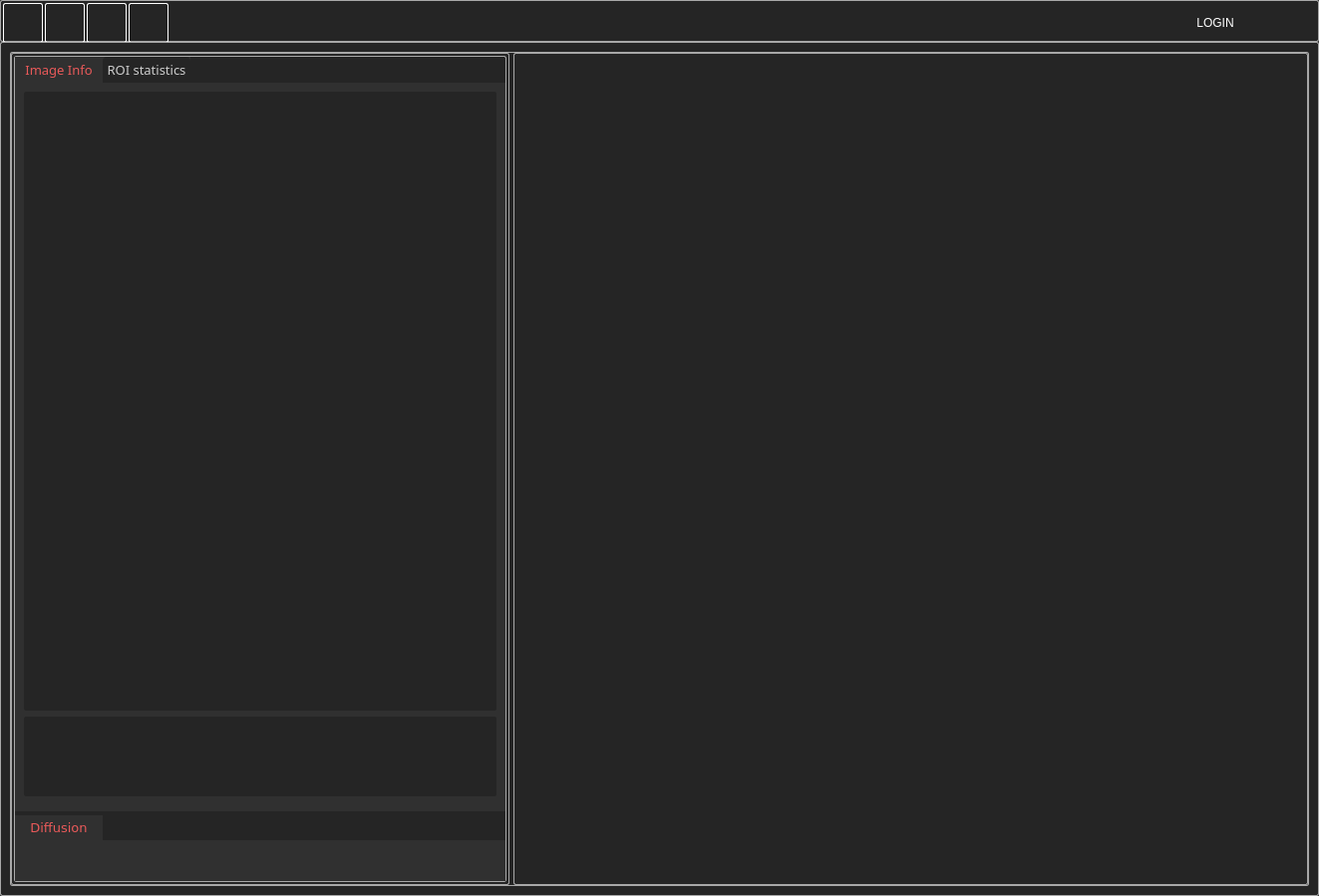
<?xml version="1.0" encoding="UTF-8"?>
<ui version="4.0">
 <class>MainWindow</class>
 <widget class="QMainWindow" name="MainWindow">
  <property name="geometry">
   <rect>
    <x>0</x>
    <y>0</y>
    <width>1323</width>
    <height>899</height>
   </rect>
  </property>
  <property name="windowTitle">
   <string>MainWindow</string>
  </property>
  <property name="autoFillBackground">
   <bool>false</bool>
  </property>
  <property name="styleSheet">
   <string notr="true">
     /*
     POLARIS UI
     */

     QToolTip
     {
     border: 1px transparent rgb(168,168,168);
     background-color: rgb(204, 204, 204);;
     color: rgb(37,37,37);
     padding: 1px;
     opacity: 200;
     }

     QWidget
     {
     color: rgb(204,204,204);
     background-color: rgb(48, 48, 48);
     border: transparent;
     selection-background-color:rgb(27,35,41);
     selection-color: #eff0f1;
     background-clip: border;
     }

     QWidget:item:hover
     {
     background-color: rgb(48, 48, 48);
     color: #eff0f1;
     }

     QWidget:item:selected
     {
     background-color: rgb(48, 48, 48);
     }

     QWidget:disabled
     {
     color: #55555;
     background-color: rgb(48, 48, 48);
     }

/*
     QWidget:focus, QMenuBar:focus
     {
     border: 1px tranparent rgb(233,89,89);
     }

     QCheckBox:focus, QRadioButton:focus, QSlider:focus
     {
     border: none;
     }
*/

     QGroupBox {
     border:1px solid rgb(168,168,168);
     border-radius: 2px;
     margin-top: 20px;
     }

     QGroupBox::title {
     subcontrol-origin: margin;
     subcontrol-position: top center;
     padding-left: 10px;
     padding-right: 10px;
     padding-top: 10px;
     }

     QAbstractScrollArea
     {
     border-radius: 2px;
     border: 1px transparent rgb(168,168,168);
     background-color: transparent;
     }

     QScrollBar:horizontal
     {
     height: 15px;
     margin: 3px 15px 3px 15px;
     border: 1px transparent #2A2929;
     border-radius: 4px;
     background-color: #2A2929;
     }

     QScrollBar::handle:horizontal
     {
     background-color: #605F5F;
     min-width: 5px;
     border-radius: 4px;
     }

     QScrollBar::add-line:horizontal
     {
     margin: 0px 3px 0px 3px;
     border-image: url(:/qss_icons/rc/right_arrow_disabled.png);
     width: 10px;
     height: 10px;
     subcontrol-position: right;
     subcontrol-origin: margin;
     }

     QScrollBar::sub-line:horizontal
     {
     margin: 0px 3px 0px 3px;
     border-image: url(:/qss_icons/rc/left_arrow_disabled.png);
     height: 10px;
     width: 10px;
     subcontrol-position: left;
     subcontrol-origin: margin;
     }

     QScrollBar::add-line:horizontal:hover,QScrollBar::add-line:horizontal:on
     {
     border-image: url(:/qss_icons/rc/right_arrow.png);
     height: 10px;
     width: 10px;
     subcontrol-position: right;
     subcontrol-origin: margin;
     }


     QScrollBar::sub-line:horizontal:hover, QScrollBar::sub-line:horizontal:on
     {
     border-image: url(:/qss_icons/rc/left_arrow.png);
     height: 10px;
     width: 10px;
     subcontrol-position: left;
     subcontrol-origin: margin;
     }

     QScrollBar::up-arrow:horizontal, QScrollBar::down-arrow:horizontal
     {
     background: none;
     }


     QScrollBar::add-page:horizontal, QScrollBar::sub-page:horizontal
     {
     background: none;
     }

     QScrollBar:vertical
     {
     background-color: #2A2929;
     width: 15px;
     margin: 15px 3px 15px 3px;
     border: 1px transparent #2A2929;
     border-radius: 4px;
     }

     QScrollBar::handle:vertical
     {
     background-color: #605F5F;
     min-height: 5px;
     border-radius: 4px;
     }

     QScrollBar::sub-line:vertical
     {
     margin: 3px 0px 3px 0px;
     border-image: url(:/qss_icons/rc/up_arrow_disabled.png);
     height: 10px;
     width: 10px;
     subcontrol-position: top;
     subcontrol-origin: margin;
     }

     QScrollBar::add-line:vertical
     {
     margin: 3px 0px 3px 0px;
     border-image: url(:/qss_icons/rc/down_arrow_disabled.png);
     height: 10px;
     width: 10px;
     subcontrol-position: bottom;
     subcontrol-origin: margin;
     }

     QScrollBar::sub-line:vertical:hover,QScrollBar::sub-line:vertical:on
     {

     border-image: url(:/qss_icons/rc/up_arrow.png);
     height: 10px;
     width: 10px;
     subcontrol-position: top;
     subcontrol-origin: margin;
     }


     QScrollBar::add-line:vertical:hover, QScrollBar::add-line:vertical:on
     {
     border-image: url(:/qss_icons/rc/down_arrow.png);
     height: 10px;
     width: 10px;
     subcontrol-position: bottom;
     subcontrol-origin: margin;
     }

     QScrollBar::up-arrow:vertical, QScrollBar::down-arrow:vertical
     {
     background: none;
     }


     QScrollBar::add-page:vertical, QScrollBar::sub-page:vertical
     {
     background: none;
     }

     QLineEdit
     {
     background-color: rgb(37,37,37);
     padding: 1px;
     border-style: solid;
     border: 1px transparent rgb(168,168,168);
     border-radius: 2px;
     color: rgb(204,204,204);
     }

     QTextEdit
     {
     background-color: rgb(37,33,37);
     color: rgb(204,204,204);
     border: 1px transparent rgb(168,168,168);
     }

     QPlainTextEdit
     {
     background-color: rgb(37,37,37);
     color:  rgb(204,204,204);
     border-radius: 2px;
     border: 1px transparent rgb(168,168,168);
     }

     QSizeGrip {
     image: url(:/qss_icons/rc/sizegrip.png);
     width: 12px;
     height: 12px;
     }

/*
     QMainWindow::separator
     {
     background-color: #31363b;
     color: rgb(168,168,168);
     padding-left: 0px;
     spacing: 1px;
     border: 1px solid rgb(168,168,168);
     }

     QMainWindow::separator:hover
     {

     background-color: #787876;
     color: white;
     padding-left: 4px;
     border: 1px solid rgb(168,168,168);
     spacing: 2px;
     }
*/

     QMenu::separator
     {
     height: 1px;
     background-color: rgb(168,168,168);
     color: white;
    /* padding-left: 4px;*/
     margin-left: 10px;
     margin-right: 5px;
     }


     QFrame
     {
     background-color: rgb(37,37,37);
     border-radius: 2px;
     border: 1px solid rgb(168, 168, 168);
     }

     QFrame[frameShape=&quot;0&quot;]
{
    border-radius: 2px;
    border: 0px transparent rgb(168, 168, 168);
}

QFrame[frameShape=&quot;1&quot;] /*box*/
{
    border-radius: 2px;
    border: 1px solid rgb(233, 89, 89);
}

QFrame[frameShape=&quot;2&quot;]
{
    border-radius: 2px;
    border: 1px transparent rgb(168, 168, 168);
}

QFrame[frameShape=&quot;6&quot;] /*styledPannel*/
     {
     border-radius: 2px;
     border: 1px transparent rgb(168, 168, 168);
     }

     QStackedWidget
     {
     border: 1px transparent black;
     }

     QToolBar {
     border: 1px transparent #393838;
     background: 1px solid #31363b;
     font-weight: bold;
     }

     QToolBar::handle:horizontal {
     image: url(:/qss_icons/rc/Hmovetoolbar.png);
     }
     QToolBar::handle:vertical {
     image: url(:/qss_icons/rc/Vmovetoolbar.png);
     }
     QToolBar::separator:horizontal,QMainWindow::separator:horizontal {
     image: url(:/qss_icons/rc/Hsepartoolbar.png);
     }
     QToolBar::separator:vertical,QMainWindow::separator:vertical {
     image: url(:/qss_icons/rc/Vsepartoolbars.png);
     }

     QPushButton
     {
     color: rgb(204,204,204);
     background-color: transparent;
     border: 1px solid rgb(255,255,255);
     border-radius: 2px;
     outline: none;
     }

     QPushButton:disabled
     {
     color: rgb(168,168,168);
     background-color: transparent;
     border: 1px transparent rgb(35,35,37);
     border-radius: 2px;
     outline: none;
     }

     QPushButton:hover{
     color: rgb(204,204,204);
     background-color:transparent;
     border: 1px solid rgb(233,89,89);
     border-radius: 2px;
     outline: none;
     }

     QPushButton:focus{
     color: rgb(255,255,255);
     background-color: transparent;
     border: 1px solid rgb(255,255,255);
     border-radius: 2px;
     outline: none;
     }

     QPushButton:pressed
     {
     color: rgb(233,89,89);
     background-color: transparent;
     border: 1px solid rgb(233,89,89);
     border-radius: 2px;
     }

     QPushButton:checked{
     color: rgb(233,89,89);
     background-color: transparent;
     border: 1px solid rgb(233,89,89);
     border-radius: 2px;
     outline: none;
     }

     QPushButton:unchecked
     {
     color: rgb(255,255,255);
     background-color: transparent;
     border: 1px solid rgb(255,255,255);
     border-radius: 2px;
     outline: none;
     }

     QComboBox
     {
     background-color: rgb(37,37,37);
     selection-color: rgb(233,89,89);
     border: 1px transparent rgb(168,168,168);
     border-radius: 1px;
     padding: 1px;
     min-width: 60px;
     }


     QComboBox:hover,QAbstractSpinBox:hover,QLineEdit:hover,QTextEdit:hover,QPlainTextEdit:hover
     {
     border:1px solid rgb(233,89,89);
 /*    background-color: rgb(64,64,64);
     color: rgb(204,204,204);*/
     }

     QComboBox:on
     {
     padding-top: 3px;
     padding-left: 4px;
     selection-background-color: #4a4a4a;
     }

     QComboBox QAbstractItemView
     {
     background-color: rgb(37, 37, 37);
     border-radius: 1px;
     border: 1px transparent rgb(168,168,168);
     selection-color: rgb(233,89,89);
     }

     QComboBox::drop-down
     {
     subcontrol-origin: padding;
     subcontrol-position: top right;
     width: 15px;

     border-left-width: 0px;
     border-left-color: darkgray;
     border-left-style: solid;
     border-top-right-radius: 3px;
     border-bottom-right-radius: 3px;
     }

     QComboBox::down-arrow
     {
     image: url(:/qss_icons/rc/down_arrow_disabled.png);
     }

     QComboBox::down-arrow:on, QComboBox::down-arrow:hover,
     QComboBox::down-arrow:focus
     {
     image: url(:/qss_icons/rc/down_arrow.png);
     }

     QAbstractSpinBox {
     /*padding: 1px;*/
     border: transparent;
     background-color: rgb(37, 37, 37);
     color: rgb(204,204,204);
     border-radius: 1px;
     min-width: 75px;
     }

     QAbstractSpinBox:up-button
     {
     background-color: transparent;
     subcontrol-origin: border;
     subcontrol-position: top right;
     }

     QAbstractSpinBox:down-button
     {
     background-color: transparent;
     subcontrol-origin: border;
     subcontrol-position: bottom right;
     }

     QAbstractSpinBox::up-arrow,QAbstractSpinBox::up-arrow:disabled,QAbstractSpinBox::up-arrow:off {
     image: url(:/qss_icons/rc/up_arrow_disabled.png);
     width: 10px;
     height: 10px;
     }
     QAbstractSpinBox::up-arrow:hover
     {
     image: url(:/qss_icons/rc/up_arrow.png);
     }


     QAbstractSpinBox::down-arrow,QAbstractSpinBox::down-arrow:disabled,QAbstractSpinBox::down-arrow:off
     {
     image: url(:/qss_icons/rc/down_arrow_disabled.png);
     width: 10px;
     height: 10px;
     }
     QAbstractSpinBox::down-arrow:hover
     {
     image: url(:/qss_icons/rc/down_arrow.png);
     }


     QLabel
     {
     border: 0px solid black;
     color: rgb(204,204,204);
     background-color: transparent;
     }

     QTabWidget::pane {
     border: 0px solid rgb(5,9,21);
     background-color: rgb(48,48,48);
     }

     /*QTabBar
     {
     property-drawBase: 0;
     border-radius: 1px;
     }

     QTabBar:focus
     {
     border: 0px transparent black;
     }
     */

     QTabBar::close-button  {

     background: transparent;
     }

     QTabBar::close-button:hover
     {

     background: transparent;
     }

     QTabBar::close-button:pressed {
     background: transparent;
     }


     /* TOP TABS */
     QTabBar::tab:top {
     color: rgb(233,89,89);
     border: 0px transparent rgb(168,168,168);
     border-bottom: 0px solid rgb(34,35,37);/*1px transparent black;*/
     background-color:rgb(48, 48, 48);
     padding: 4px;
     min-width: 80px;
     /*border-top-left-radius: 6px;
     border-top-right-radius: 6px;*/
     }

     QTabBar::tab:top:!selected
     {
     color: rgb(204, 204, 204);
     background-color: rgb(37,37,37);/*#54575B;*/
     border-top-left-radius: 4px;
     border-top-right-radius: 4px;
     border: 0px solid rgb(168,168,168);
     border-bottom: 0px transparent black;
     }

     QTabBar::tab:top:!selected:hover {
     color: rgb(233,89,89);
     background-color: rgb(48, 48, 48);
     }

     QDockWidget {
     background: #31363b;
     border: 1px solid #403F3F;
     titlebar-close-icon: url(:/qss_icons/rc/close.png);
     titlebar-normal-icon: url(:/qss_icons/rc/undock.png);
     }

     QDockWidget::close-button, QDockWidget::float-button {
     border: 1px solid transparent;
     border-radius: 2px;
     background: transparent;
     }

     QDockWidget::close-button:hover, QDockWidget::float-button:hover {
     background: rgba(255, 255, 255, 10);
     }

     QDockWidget::close-button:pressed, QDockWidget::float-button:pressed {
     padding: 1px -1px -1px 1px;
     background: rgba(255, 255, 255, 10);
     }

     QTreeView, QListView
     {
     border: 1px transparent rgb(168,168,168);
     background-color: rgb(37, 37, 37);
     }

     QTreeView:branch:selected, QTreeView:branch:hover
     {
     background: url(:/qss_icons/rc/transparent.png);
     }

     QTreeView::branch:has-siblings:!adjoins-item {
     border-image: url(:/qss_icons/rc/transparent.png);
     }

     QTreeView::branch:has-siblings:adjoins-item {
     border-image: url(:/qss_icons/rc/transparent.png);
     }

     QTreeView::branch:!has-children:!has-siblings:adjoins-item {
     border-image: url(:/qss_icons/rc/transparent.png);
     }

     QTreeView::branch:has-children:!has-siblings:closed,
     QTreeView::branch:closed:has-children:has-siblings {
     image: url(:/qss_icons/rc/branch_closed.png);
     }

     QTreeView::branch:open:has-children:!has-siblings,
     QTreeView::branch:open:has-children:has-siblings  {
     image: url(:/qss_icons/rc/branch_open.png);
     }

     QTreeView::branch:has-children:!has-siblings:closed:hover,
     QTreeView::branch:closed:has-children:has-siblings:hover {
     image: url(:/qss_icons/rc/branch_closed-on.png);
     }

     QTreeView::branch:open:has-children:!has-siblings:hover,
     QTreeView::branch:open:has-children:has-siblings:hover  {
     image: url(:/qss_icons/rc/branch_open-on.png);
     }

     QListView::item:!selected:hover, QListView::item:!selected:hover, QTreeView::item:!selected:hover  {
     background: rgb(64, 64, 64);
     color: rgb(204,204,204);
     }

     QListView::item:selected:hover, QListView::item:selected:hover, QTreeView::item:selected:hover  {
     color: rgb(233,89,89);
     }

     QSlider{
     background: rgb(48,48,48);
     }

     QSlider::groove:horizontal {
     border: tranparent;
     height: 4px;
     background: tranparent;
     margin: 0px;
     border-radius: 2px;
     }

     QSlider::sub-page:horizontal {
     background:rgb(233,89,89);
     border: 0px solid #4A708B;
     height: 10px;
     border-radius: 3px;
     }
     /*rgb(32, 98, 82) rgb(24,143,113) rgb(0,206,155)*/
     QSlider::add-page:horizontal {
     background: rgb(37,37,37);
     border: 0px solid rgb(0,206,155);
     height: 10px;
     border-radius: 2px;
     }

     QSlider::handle:horizontal {
     background:  rgb(233,89,89);
     border: 1px transparent rgb(233,89,89);
     /*image: url(:/qss_icons/rc/knob.png);*/
     width: 10px;
     height: 5px;
     margin: -3px 0;
     /*border-top:3px transparent;
     border-bottom:3px transparent;
     border-right:10px transparent;
     border-left:10px transparent;*/
     border-radius: 1px;
     }

     QToolButton {
     background-color: transparent;
     border: 1px transparent rgb(168,168,168);
     border-radius: 2px;
     margin: 3px;
     padding: 5px;
     }

     QToolButton[popupMode=&quot;1&quot;] { /* only for MenuButtonPopup */
 padding-right: 20px; /* make way for the popup button */
 border: 1px rgb(168,168,168);
 border-radius: 5px;
}

QToolButton[popupMode=&quot;2&quot;] { /* only for InstantPopup */
 padding-right: 10px; /* make way for the popup button */
 border: 1px rgb(168,168,168);
}


QToolButton:hover, QToolButton::menu-button:hover {
    background-color: transparent;
    border: 1px solid rgb(233,89,89);
    padding: 5px;
}

QToolButton:checked, QToolButton:pressed,
        QToolButton::menu-button:pressed {
    background-color: rgb(233,89,89);
    border: 1px solid rgb(233,89,89);
    padding: 5px;
}

/* the subcontrol below is used only in the InstantPopup or DelayedPopup mode */
QToolButton::menu-indicator {
    image: url(:/qss_icons/rc/down_arrow.png);
    top: -7px; left: -2px; /* shift it a bit */
}

/* the subcontrols below are used only in the MenuButtonPopup mode */
QToolButton::menu-button {
    border: 1px transparent rgb(168,168,168);
    border-top-right-radius: 6px;
    border-bottom-right-radius: 6px;
    /* 16px width + 4px for border = 20px allocated above */
    width: 16px;
    outline: none;
}

QToolButton::menu-arrow {
    image: url(:/qss_icons/rc/down_arrow.png);
}

QToolButton::menu-arrow:open {
    border: 1px solid rgb(168,168,168);
}

QPushButton::menu-indicator  {
    subcontrol-origin: padding;
    subcontrol-position: bottom right;
    left: 8px;
}

     QAbstractItemView
     {
     background-color:rgb(37,37,37);
     color: rgb(204,204,204);
     border: 1px transparent 3A3939;
     border-radius: 2px;
     }


QTableView
{
    border: 2px tranparent rgb(48,48,48);
    alternate-background-color: rgb(37,37,37);
    background-color: rgb(37,37,37);
}

QTableView::item:!selected:hover  {
     background: rgb(64, 64, 64);
     border: 2px solid rgb(233,89,89);
     }

QTableView::item:pressed, QListView::item:pressed, QTreeView::item:pressed  {
    background:  rgb(37,37,37);
    color: rgb(233,89,89);
}

QTableView::item:selected:active, QTreeView::item:selected:active, QListView::item:selected:active  {
    background:  rgb(37,37,37);
    color: rgb(233,89,89);
}


QHeaderView
{
    background-color: rgb(37,37,37);
    border: 2px rgb(48,48,48);
    border-radius: 0px;
    margin: 0px;
    padding: 1px;

}

QHeaderView::section  {
    background-color: rgb(37,37,37);
    color: rgb(204,204,204);
    padding: 0px;
    border: 2px solid rgb(48,48,48);
    border-radius: 0px;
    text-align: center;
}

QHeaderView::section::vertical::first, QHeaderView::section::vertical::only-one
{
    border-top: 2px solid rgb(48,48,48);
}

QHeaderView::section::vertical
{
    border-top: 2px solid rgb(48,48,48);
}

QHeaderView::section::horizontal::first, QHeaderView::section::horizontal::only-one
{
    border-left: 2px solid rgb(48,48,48);
}

QHeaderView::section::horizontal
{
    border-left: 2px solid rgb(48,48,48);
    background-color: rgb(37,37,37);
}


QHeaderView::section:checked
 {
    color:  rgb(233,89,89);
    background-color: rgb(37,37,37);
 }

 /* style the sort indicator */
QHeaderView::down-arrow {
    image: url(:/qss_icons/rc/down_arrow.png);
}

QHeaderView::up-arrow {
    image: url(:/qss_icons/rc/up_arrow.png);
}


QTableCornerButton::section {
    background-color: rgb(37,37,37);
    border: 1px transparent rgb(168,168,168);
    border-radius: 0px;
}

QToolBox  {
    padding: 5px;
    border: 1px transparent black;
}

QToolBox::tab {
    color: #eff0f1;
    background-color: #31363b;
    border: 1px solid rgb(168,168,168);
    border-bottom: 1px transparent #31363b;
    border-top-left-radius: 5px;
    border-top-right-radius: 5px;
}

QToolBox::tab:selected { /* italicize selected tabs */
    font: italic;
    background-color: #31363b;
    border-color: rgb(233,89,89);
 }

QStatusBar::item {
    border: 0px transparent dark;
 }


QFrame[height=&quot;3&quot;], QFrame[width=&quot;3&quot;] {
    background-color: rgb(168,168,168);
}

QSplitter{

}

QSplitter::handle {
    background-color:  rgb(37,37,37);
    border: 3 px solid rgb(37,37,37);
}

QSplitter::handle:hover {
    background-color: rgb(64,64,64);
    border: 3 px solid rgb(37,37,37);
}

QSplitter::handle:horizontal {

    width: 5px;
}

QSplitter::handle:vertical {
    height: 5px;
}

QProgressBar {
    border: 1px transparent rgb(233,89,89);
    border-radius: 1px;
    text-align: center;
}

QProgressBar::chunk {
    background-color: rgb(233,89,89);
}

     QTextBrowser
     {
     background-color: rgb(37,37,37);
     color: rgb(204,204,204);
     border: 1px transparent rgb(168,168,168);
     }

     QTextBrowser:hover
     {
     border: 1px transparent rgb(168,168,168);
     }
</string>
  </property>
  <widget class="QWidget" name="centralwidget">
   <property name="styleSheet">
    <string notr="true"/>
   </property>
   <layout class="QVBoxLayout" name="verticalLayout">
    <property name="spacing">
     <number>0</number>
    </property>
    <property name="leftMargin">
     <number>0</number>
    </property>
    <property name="topMargin">
     <number>0</number>
    </property>
    <property name="rightMargin">
     <number>0</number>
    </property>
    <property name="bottomMargin">
     <number>0</number>
    </property>
    <item>
     <widget class="QFrame" name="toolLine">
      <property name="sizePolicy">
       <sizepolicy hsizetype="Preferred" vsizetype="Fixed">
        <horstretch>0</horstretch>
        <verstretch>1</verstretch>
       </sizepolicy>
      </property>
      <property name="minimumSize">
       <size>
        <width>0</width>
        <height>42</height>
       </size>
      </property>
      <property name="maximumSize">
       <size>
        <width>16777215</width>
        <height>42</height>
       </size>
      </property>
      <property name="font">
       <font>
        <family>Microsoft MHei</family>
        <pointsize>10</pointsize>
        <weight>75</weight>
        <bold>true</bold>
       </font>
      </property>
      <property name="frameShape">
       <enum>QFrame::NoFrame</enum>
      </property>
      <property name="frameShadow">
       <enum>QFrame::Raised</enum>
      </property>
      <property name="lineWidth">
       <number>0</number>
      </property>
      <layout class="QHBoxLayout" name="horizontalLayout">
       <property name="spacing">
        <number>2</number>
       </property>
       <property name="leftMargin">
        <number>2</number>
       </property>
       <property name="topMargin">
        <number>2</number>
       </property>
       <property name="rightMargin">
        <number>2</number>
       </property>
       <property name="bottomMargin">
        <number>2</number>
       </property>
       <item>
        <widget class="QPushButton" name="FileButton">
         <property name="sizePolicy">
          <sizepolicy hsizetype="Fixed" vsizetype="Fixed">
           <horstretch>0</horstretch>
           <verstretch>0</verstretch>
          </sizepolicy>
         </property>
         <property name="minimumSize">
          <size>
           <width>40</width>
           <height>40</height>
          </size>
         </property>
         <property name="maximumSize">
          <size>
           <width>40</width>
           <height>40</height>
          </size>
         </property>
         <property name="toolTip">
          <string>Open Dicom Browser</string>
         </property>
         <property name="icon">
          <iconset>
           <normalon>:/qss_icons/rc/loadfile.png</normalon>
          </iconset>
         </property>
         <property name="iconSize">
          <size>
           <width>40</width>
           <height>40</height>
          </size>
         </property>
         <property name="flat">
          <bool>false</bool>
         </property>
        </widget>
       </item>
       <item>
        <widget class="QPushButton" name="SaveButton">
         <property name="sizePolicy">
          <sizepolicy hsizetype="Fixed" vsizetype="Fixed">
           <horstretch>0</horstretch>
           <verstretch>0</verstretch>
          </sizepolicy>
         </property>
         <property name="minimumSize">
          <size>
           <width>40</width>
           <height>40</height>
          </size>
         </property>
         <property name="maximumSize">
          <size>
           <width>40</width>
           <height>40</height>
          </size>
         </property>
         <property name="toolTip">
          <string>Write images as Dicoms</string>
         </property>
         <property name="icon">
          <iconset>
           <normalon>:/qss_icons/rc/save.png</normalon>
          </iconset>
         </property>
         <property name="iconSize">
          <size>
           <width>30</width>
           <height>30</height>
          </size>
         </property>
         <property name="flat">
          <bool>false</bool>
         </property>
        </widget>
       </item>
       <item>
        <widget class="QPushButton" name="settingBtn">
         <property name="minimumSize">
          <size>
           <width>40</width>
           <height>40</height>
          </size>
         </property>
         <property name="maximumSize">
          <size>
           <width>40</width>
           <height>40</height>
          </size>
         </property>
         <property name="toolTip">
          <string>Settings</string>
         </property>
         <property name="text">
          <string/>
         </property>
         <property name="icon">
          <iconset>
           <disabledon>:/qss_icons/rc/Setting.png</disabledon>
          </iconset>
         </property>
         <property name="iconSize">
          <size>
           <width>30</width>
           <height>30</height>
          </size>
         </property>
        </widget>
       </item>
       <item>
        <widget class="QPushButton" name="InfoButton">
         <property name="sizePolicy">
          <sizepolicy hsizetype="Fixed" vsizetype="Fixed">
           <horstretch>0</horstretch>
           <verstretch>0</verstretch>
          </sizepolicy>
         </property>
         <property name="minimumSize">
          <size>
           <width>40</width>
           <height>40</height>
          </size>
         </property>
         <property name="maximumSize">
          <size>
           <width>40</width>
           <height>40</height>
          </size>
         </property>
         <property name="font">
          <font>
           <family>微软雅黑</family>
          </font>
         </property>
         <property name="toolTip">
          <string>About and license information</string>
         </property>
         <property name="text">
          <string/>
         </property>
         <property name="icon">
          <iconset>
           <normalon>:/qss_icons/rc/info.png</normalon>
          </iconset>
         </property>
         <property name="iconSize">
          <size>
           <width>30</width>
           <height>30</height>
          </size>
         </property>
        </widget>
       </item>
       <item>
        <spacer name="horizontalSpacer_5">
         <property name="orientation">
          <enum>Qt::Horizontal</enum>
         </property>
         <property name="sizeType">
          <enum>QSizePolicy::Expanding</enum>
         </property>
         <property name="sizeHint" stdset="0">
          <size>
           <width>1023</width>
           <height>20</height>
          </size>
         </property>
        </spacer>
       </item>
       <item>
        <widget class="QPushButton" name="loginName">
         <property name="minimumSize">
          <size>
           <width>0</width>
           <height>40</height>
          </size>
         </property>
         <property name="maximumSize">
          <size>
           <width>16777215</width>
           <height>40</height>
          </size>
         </property>
         <property name="toolTip">
          <string>Login as</string>
         </property>
         <property name="styleSheet">
          <string notr="true">QPushButton
{
    color: rgb(255,255,255);
    background-color: transparent;
    border: 0px solid rgb(94,100,104);
    border-radius: 4px;
    outline: none;
}</string>
         </property>
         <property name="text">
          <string>LOGIN</string>
         </property>
         <property name="icon">
          <iconset>
           <normalon>:/qss_icons/rc/user.png</normalon>
          </iconset>
         </property>
         <property name="iconSize">
          <size>
           <width>30</width>
           <height>30</height>
          </size>
         </property>
        </widget>
       </item>
       <item>
        <widget class="QPushButton" name="logo">
         <property name="enabled">
          <bool>true</bool>
         </property>
         <property name="sizePolicy">
          <sizepolicy hsizetype="Fixed" vsizetype="Fixed">
           <horstretch>0</horstretch>
           <verstretch>0</verstretch>
          </sizepolicy>
         </property>
         <property name="minimumSize">
          <size>
           <width>80</width>
           <height>40</height>
          </size>
         </property>
         <property name="maximumSize">
          <size>
           <width>80</width>
           <height>40</height>
          </size>
         </property>
         <property name="styleSheet">
          <string notr="true">QPushButton
{
    color: rgb(255,255,255);
    background-color: transparent;
    border: 0px solid rgb(94,100,104);
    border-radius: 4px;
    outline: none;
}</string>
         </property>
         <property name="text">
          <string/>
         </property>
         <property name="icon">
          <iconset>
           <normalon>:/qss_icons/rc/IMAgeenGINE.png</normalon>
          </iconset>
         </property>
         <property name="iconSize">
          <size>
           <width>95</width>
           <height>52</height>
          </size>
         </property>
        </widget>
       </item>
      </layout>
     </widget>
    </item>
    <item>
     <widget class="QFrame" name="MainFrame">
      <property name="frameShape">
       <enum>QFrame::NoFrame</enum>
      </property>
      <property name="frameShadow">
       <enum>QFrame::Raised</enum>
      </property>
      <layout class="QVBoxLayout" name="verticalLayout_5">
       <item>
        <widget class="QSplitter" name="splitter">
         <property name="orientation">
          <enum>Qt::Horizontal</enum>
         </property>
         <property name="handleWidth">
          <number>4</number>
         </property>
         <widget class="QFrame" name="ModulePannelL">
          <property name="sizePolicy">
           <sizepolicy hsizetype="Preferred" vsizetype="Preferred">
            <horstretch>0</horstretch>
            <verstretch>0</verstretch>
           </sizepolicy>
          </property>
          <property name="minimumSize">
           <size>
            <width>0</width>
            <height>0</height>
           </size>
          </property>
          <property name="maximumSize">
           <size>
            <width>500</width>
            <height>16777215</height>
           </size>
          </property>
          <property name="baseSize">
           <size>
            <width>600</width>
            <height>0</height>
           </size>
          </property>
          <property name="frameShape">
           <enum>QFrame::NoFrame</enum>
          </property>
          <property name="frameShadow">
           <enum>QFrame::Plain</enum>
          </property>
          <layout class="QHBoxLayout" name="horizontalLayout_2">
           <property name="spacing">
            <number>5</number>
           </property>
           <property name="leftMargin">
            <number>2</number>
           </property>
           <property name="topMargin">
            <number>2</number>
           </property>
           <property name="rightMargin">
            <number>2</number>
           </property>
           <property name="bottomMargin">
            <number>2</number>
           </property>
           <item>
            <widget class="QSplitter" name="splitter_2">
             <property name="orientation">
              <enum>Qt::Vertical</enum>
             </property>
             <property name="handleWidth">
              <number>4</number>
             </property>
             <widget class="QTabWidget" name="InfoPage">
              <property name="sizePolicy">
               <sizepolicy hsizetype="Preferred" vsizetype="Preferred">
                <horstretch>0</horstretch>
                <verstretch>0</verstretch>
               </sizepolicy>
              </property>
              <property name="font">
               <font>
                <family>微软雅黑</family>
                <pointsize>10</pointsize>
               </font>
              </property>
              <property name="styleSheet">
               <string notr="true"/>
              </property>
              <property name="tabShape">
               <enum>QTabWidget::Rounded</enum>
              </property>
              <property name="currentIndex">
               <number>0</number>
              </property>
              <widget class="QWidget" name="info">
               <attribute name="title">
                <string>Image Info</string>
               </attribute>
               <layout class="QVBoxLayout" name="verticalLayout_4">
                <item>
                 <widget class="QTextBrowser" name="infoBrowser">
                  <property name="sizePolicy">
                   <sizepolicy hsizetype="Preferred" vsizetype="Preferred">
                    <horstretch>0</horstretch>
                    <verstretch>0</verstretch>
                   </sizepolicy>
                  </property>
                  <property name="frameShape">
                   <enum>QFrame::Box</enum>
                  </property>
                  <property name="frameShadow">
                   <enum>QFrame::Plain</enum>
                  </property>
                  <property name="lineWidth">
                   <number>1</number>
                  </property>
                 </widget>
                </item>
                <item>
                 <widget class="QTableWidget" name="pickTable">
                  <property name="sizePolicy">
                   <sizepolicy hsizetype="Expanding" vsizetype="Preferred">
                    <horstretch>0</horstretch>
                    <verstretch>0</verstretch>
                   </sizepolicy>
                  </property>
                  <property name="minimumSize">
                   <size>
                    <width>0</width>
                    <height>60</height>
                   </size>
                  </property>
                  <property name="maximumSize">
                   <size>
                    <width>16777215</width>
                    <height>80</height>
                   </size>
                  </property>
                 </widget>
                </item>
                <item>
                 <widget class="QWidget" name="wwwlToolLine" native="true">
                  <property name="sizePolicy">
                   <sizepolicy hsizetype="Preferred" vsizetype="Fixed">
                    <horstretch>0</horstretch>
                    <verstretch>0</verstretch>
                   </sizepolicy>
                  </property>
                  <layout class="QHBoxLayout" name="horizontalLayout_3">
                   <property name="spacing">
                    <number>2</number>
                   </property>
                   <property name="leftMargin">
                    <number>0</number>
                   </property>
                   <property name="topMargin">
                    <number>0</number>
                   </property>
                   <property name="rightMargin">
                    <number>0</number>
                   </property>
                   <property name="bottomMargin">
                    <number>0</number>
                   </property>
                  </layout>
                 </widget>
                </item>
               </layout>
              </widget>
              <widget class="QWidget" name="Statis">
               <attribute name="title">
                <string>ROI statistics</string>
               </attribute>
               <layout class="QVBoxLayout" name="verticalLayout_8">
                <item>
                 <widget class="qVusionRoiModule" name="roiModule" native="true"/>
                </item>
               </layout>
              </widget>
             </widget>
             <widget class="QTabWidget" name="ProcModule">
              <property name="sizePolicy">
               <sizepolicy hsizetype="Preferred" vsizetype="Preferred">
                <horstretch>0</horstretch>
                <verstretch>0</verstretch>
               </sizepolicy>
              </property>
              <property name="font">
               <font>
                <family>Verdana</family>
                <pointsize>10</pointsize>
               </font>
              </property>
              <property name="styleSheet">
               <string notr="true"/>
              </property>
              <property name="currentIndex">
               <number>0</number>
              </property>
              <widget class="QWidget" name="Module1">
               <attribute name="title">
                <string>Diffusion</string>
               </attribute>
               <layout class="QVBoxLayout" name="verticalLayout_2">
                <property name="spacing">
                 <number>0</number>
                </property>
                <property name="leftMargin">
                 <number>0</number>
                </property>
                <property name="topMargin">
                 <number>0</number>
                </property>
                <property name="rightMargin">
                 <number>0</number>
                </property>
                <property name="bottomMargin">
                 <number>0</number>
                </property>
                <item>
                 <widget class="DiffusionCore" name="diffusionModule" native="true">
                  <property name="sizePolicy">
                   <sizepolicy hsizetype="Preferred" vsizetype="Preferred">
                    <horstretch>0</horstretch>
                    <verstretch>0</verstretch>
                   </sizepolicy>
                  </property>
                 </widget>
                </item>
               </layout>
              </widget>
             </widget>
            </widget>
           </item>
          </layout>
         </widget>
         <widget class="DisplayPort" name="ViewFrame">
          <property name="frameShape">
           <enum>QFrame::NoFrame</enum>
          </property>
          <property name="frameShadow">
           <enum>QFrame::Plain</enum>
          </property>
         </widget>
        </widget>
       </item>
      </layout>
     </widget>
    </item>
   </layout>
  </widget>
 </widget>
 <customwidgets>
  <customwidget>
   <class>DiffusionCore</class>
   <extends>QWidget</extends>
   <header>DiffusionCore.h</header>
   <container>1</container>
  </customwidget>
  <customwidget>
   <class>DisplayPort</class>
   <extends>QFrame</extends>
   <header>displayport.h</header>
   <container>1</container>
  </customwidget>
  <customwidget>
   <class>qVusionRoiModule</class>
   <extends>QWidget</extends>
   <header location="global">qVusionRoiModule.h</header>
   <container>1</container>
  </customwidget>
 </customwidgets>
 <resources>
  <include location="darkstyle/style.qrc"/>
 </resources>
 <connections/>
</ui>
